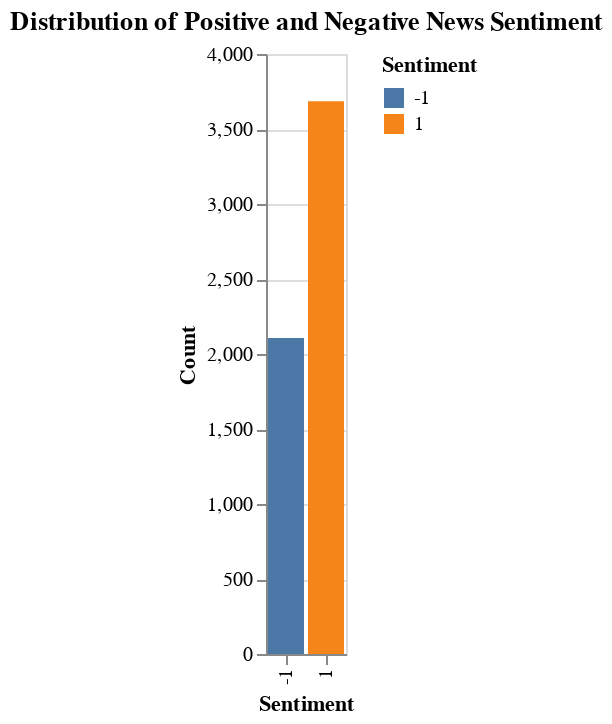

The code cell stored with this chart in its notebook:
### Code cell
import altair as alt
# Count the occurrences of each sentiment
sentiment_counts = df['Sentiment'].value_counts().reset_index()
sentiment_counts.columns = ['Sentiment', 'Count']
# Create the bar chart
chart = alt.Chart(sentiment_counts).mark_bar().encode(
    # Map the sentiment to the x-axis
    x='Sentiment:N',
    # Map the count to the y-axis
    y='Count:Q',
    # Color the bars based on sentiment
    color='Sentiment:N',
    # Add tooltips to display sentiment and count on hover
    tooltip=['Sentiment:N', 'Count:Q']
).properties(
    title='Distribution of Positive and Negative News Sentiment'
)
chart

### Figure 1 — Vega-Lite specification as saved in the notebook (floating-point values rounded to 4 significant figures)
{"config": {"view": {"continuousWidth": 300, "continuousHeight": 300}}, "data": {"name": "data-8be0d4cd385115c7041992512e5a8e4f"}, "mark": {"type": "bar"}, "encoding": {"color": {"field": "Sentiment", "type": "nominal"}, "tooltip": [{"field": "Sentiment", "type": "nominal"}, {"field": "Count", "type": "quantitative"}], "x": {"field": "Sentiment", "type": "nominal"}, "y": {"field": "Count", "type": "quantitative"}}, "title": "Distribution of Positive and Negative News Sentiment", "$schema": "https://vega.github.io/schema/vega-lite/v5.20.1.json", "datasets": {"data-8be0d4cd385115c7041992512e5a8e4f": [{"Sentiment": 1, "Count": 3685}, {"Sentiment": -1, "Count": 2106}]}}
